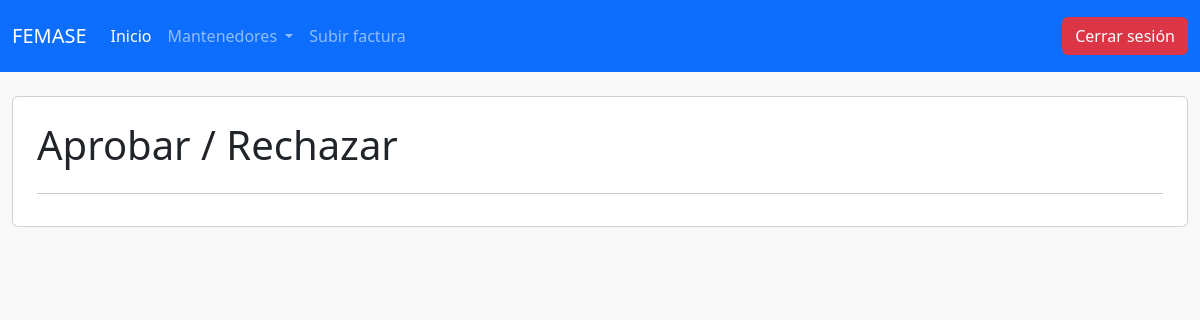
Page /estadofactura/165999 (signed in) on the earlier database version.
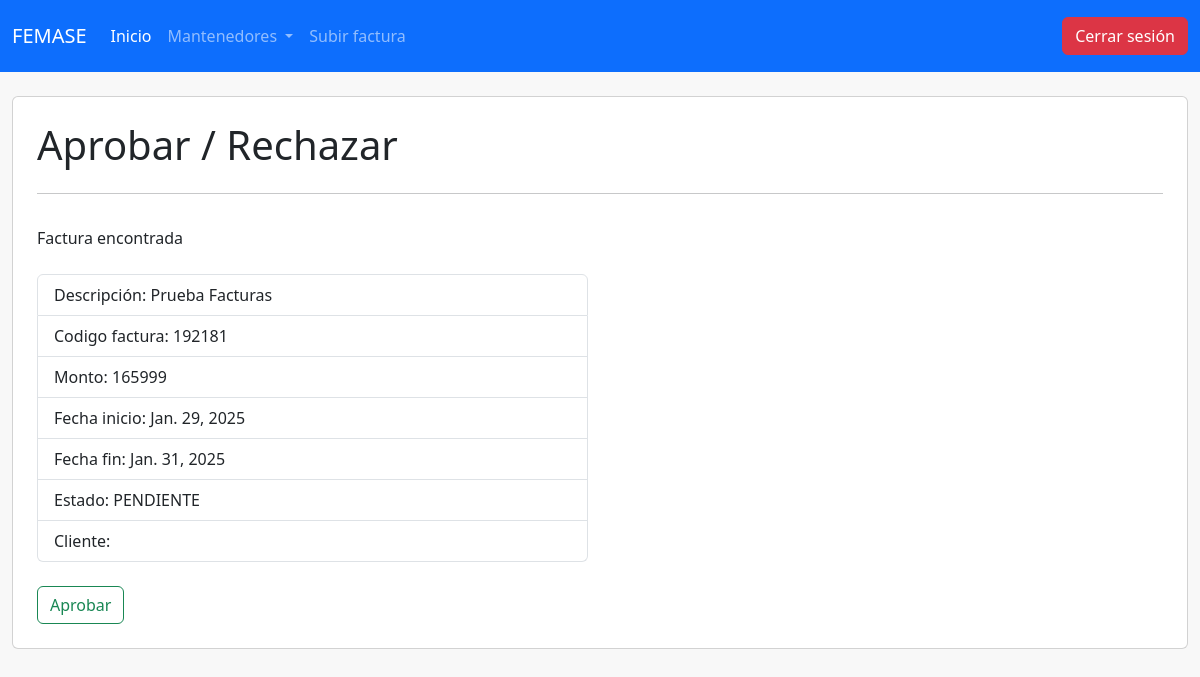
Same page on the later database version.
### mantenedorClientes/models.py (models this page shows)
class Factura(models.Model):
    descripcion = models.CharField(max_length=60)
    codFactura = models.IntegerField(unique=True)
    monto = models.IntegerField()
    fechaInicio = models.DateField()
    fechaFin = models.DateField()
    estado = models.CharField(max_length=20, choices=estados)
    cliente = models.ForeignKey(Cliente, on_delete=models.CASCADE)

### mantenedorClientes/views.py (the view)
# urls.py: path('estadofactura/<int:abono>', views.aprobarRechazarFactura, name="aprobarRechazar"),
@login_required(login_url="/")
def aprobarRechazarFactura(request, abono):
    factura = Factura.objects.filter(monto=abono, estado="PENDIENTE").values()
    return render(request, 'adminTemp/aprobarFacturas.html', {'factura': factura})

### mantenedorClientes/templates/adminTemp/aprobarFacturas.html (shortened to what this page needs)
{% extends 'base.html' %}
{% block content %}
<div class="container-fluid my-4">
    <div class="card p-4 mt-4">
        <div class="d-flex">
            <div class="display-6 flex-fill">Aprobar / Rechazar</div>
        </div>
        <hr class="mt-4 mb-2" />
        <div class="row">
            {% for dato in factura %}
            <div class="col-6">
                <p class="my-4">Factura encontrada</p>
                <ul class="list-group">
                    <li class="list-group-item">Descripción: {{ dato.descripcion }}</li>
                    <li class="list-group-item">Codigo factura: {{ dato.codFactura }}</li>
                    <li class="list-group-item">Monto: {{ dato.monto }}</li>
                    <li class="list-group-item">Fecha inicio: {{ dato.fechaInicio }}</li>
                    <li class="list-group-item">Fecha fin: {{ dato.fechaFin }}</li>
                    <li class="list-group-item">Estado: {{ dato.estado }}</li>
                    <li class="list-group-item">Cliente: {{ dato.cliente.nombreCliente }}</li>
                </ul>
                <form action="{% url 'cambioEstado' dato.id %}" method="post">
                    <div class="mt-4">
                        <button class="btn btn-outline-success">Aprobar</a>
                    </div>
                </form>
            </div>
            {% endfor %}
        </div>
    </div>
</div>
{% endblock %}

Differences in the rows shown:
added Factura: descripcion "Prueba Facturas", codFactura "192181", monto "165999", fechaInicio "Jan. 29, 2025", fechaFin "Jan. 31, 2025", estado "PENDIENTE"
